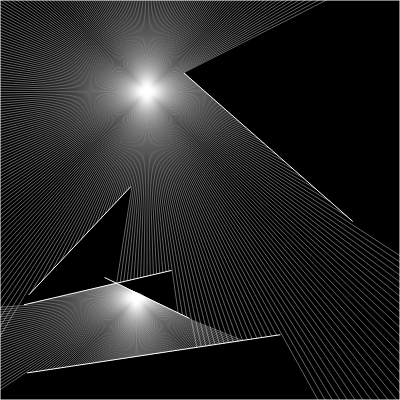
Frame 1 (no input)
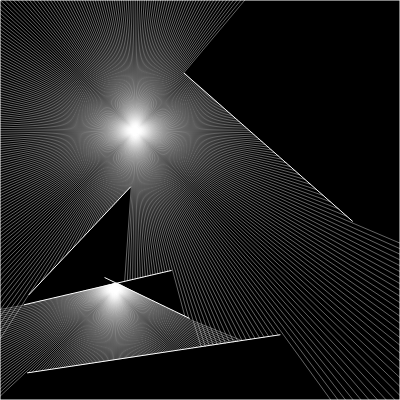
Frame 60 (no input)
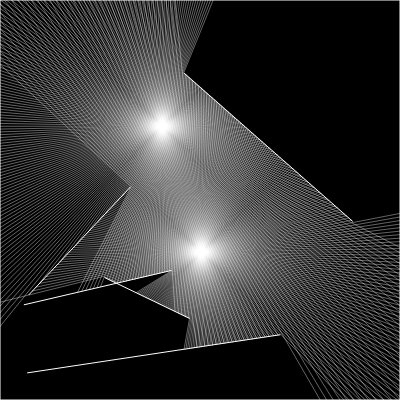
Frame 120 (the mouse pressed at the canvas centre since frame 60)

The p5.js sketch that drew these frames (run headless with seeded random() and noise() and a simulated clock; from frame 60 on, the mouse is pressed at the canvas centre):

// p5.js sketch
// ── sketch.js
let ray;
let walls = [];
let particles = [];


function setup() {
  createCanvas(400, 400);

  // ray = new Ray(100, 200); 
  particles.push(new Particle());
  particles.push(new Particle());


  for (let i=0; i<5; i++) {
    const x1 = random(0, width);
    const x2 = random(0, width);
    const y1 = random(0, height);
    const y2 = random(0, height);
    walls.push(new Boundary(createVector(x1, y1), createVector(x2, y2)));
  }

  const p1 = createVector(0, 0);
  const p2 = createVector(width, 0);
  const p3 = createVector(width, height);
  const p4 = createVector(0, height);

  walls.push(new Boundary(p1, p2));
  walls.push(new Boundary(p2, p3));
  walls.push(new Boundary(p3, p4));
  walls.push(new Boundary(p4, p1));
}

function draw() {
  background(0);

  // ray.draw();
  for (let wall of walls) {
    wall.draw();
  }

  for (let particle of particles) {
    particle.randomWalk();
    particle.check(walls);
  }

}
// ── boundary.js
class Boundary {
    constructor(p1, p2) {
        this.p1 = p1;
        this.p2 = p2;
    }

    draw() {
        stroke(255);
        line(this.p1.x, this.p1.y, this.p2.x, this.p2.y);
    }
}
// ── particle.js
class Particle {
    constructor() {
        let x, y;
        if(arguments.length == 2) {   
            x = arguments[0];
            y = arguments[1];
        } else {
            x = random(10, width-10);
            y = random(10, height-10);
        }
        this.pos = createVector(x, y);
        this.rays = [];
        this.xoff = random(0, 1000);
        this.yoff = random(0, 1000) + this.xoff;

        for (let a = 0; a < 360; ++a) {
            this.rays.push(new Ray(this.pos, p5.Vector.fromAngle(radians(a))));
        }
    }

    draw() {
        for (let ray of this.rays) {
            ray.draw();
        }
    }

    updatePos(x, y) {
        this.pos.x = x;
        this.pos.y = y;
    }

    randomWalk() {
        let x = noise(this.xoff) * width;
        let y = noise(this.yoff) * height;

        this.updatePos(x,y);

        this.xoff += .01;
        this.yoff += .01;
    }

    check(walls) {
        for (let ray of this.rays) {
            let pt = ray.check(walls);
            if (pt) {
                stroke(255, 100);
                line(ray.pos.x, ray.pos.y, pt.x, pt.y);
            }
        }
    }
}
// ── ray.js
class Ray {
    constructor(pos, dir) {
        this.pos = pos;
        this.dir = dir;
    }

    draw() {
        stroke(255, 100);
        push();
        translate(this.pos);
        line(0, 0, this.dir.x * 10, this.dir.y * 10);
        pop();
    }

    updatePos(x, y) {
        this.pos.x = x;
        this.pos.y = y;
    }

    check(walls) {
        
        let minT = Infinity;
        let closesPt;
        for (let wall of walls) {
            // https://en.wikipedia.org/wiki/Line%E2%80%93line_intersection
            const x1 = this.pos.x;
            const y1 = this.pos.y;
            const x2 = this.pos.x + this.dir.x;
            const y2 = this.pos.y + this.dir.y;

            const x3 = wall.p1.x;
            const y3 = wall.p1.y;
            const x4 = wall.p2.x;
            const y4 = wall.p2.y;

            const den = (x1 - x2) * (y3 - y4) - (y1 - y2) * (x3 - x4);

            if (den == 0) {
                // console.log("den == 0");
                continue;
            }

            const t = ((x1 - x3) * (y3 - y4) - (y1 - y3) * (x3 - x4)) / den;
            if (t < 0) {
                // console.log("t < 0 || t > 1 "+str(t));
                continue;
            }

            const u = - ((x1 - x2) * (y1 - y3) - (y1 - y2) * (x1 - x3)) / den;
            if (u < 0 || u > 1) {
                // console.log("u < 0 || u > 1");
                continue;
            }

            if (t < minT) {
                minT = t;
                closesPt = createVector(x1 + t * (x2 - x1), y1 + t * (y2 - y1));
            }
        }

        return closesPt;
    }
}
